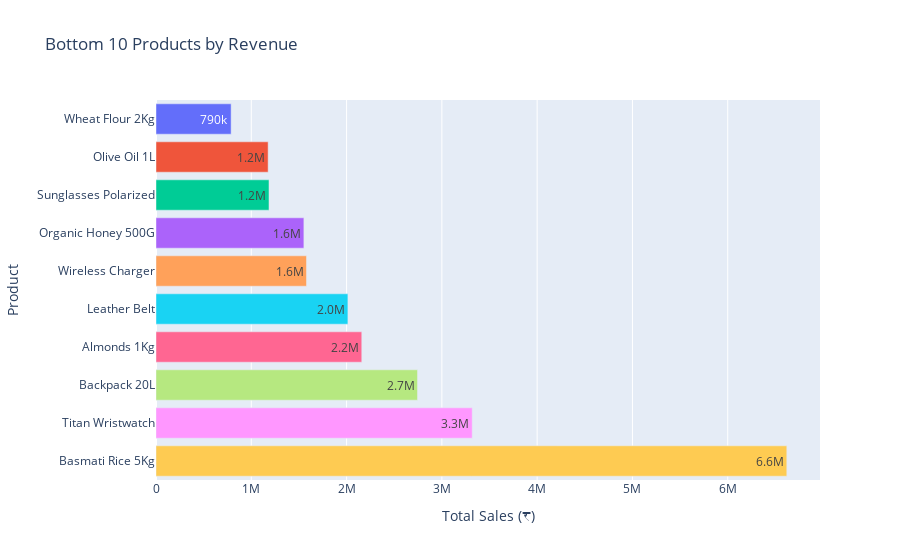

Notebook source saved alongside this figure:
### Markdown cell above
Accessories are lowest Performing Category by Total Sales

### Code cell
low_products = (
    df.groupby('ProductName')['TotalAmount']
      .sum()
      .sort_values(ascending=True)
      .head(10)
      .reset_index()
)

fig = px.bar(
    low_products,
    x='TotalAmount',
    y='ProductName',
    orientation='h',
    text_auto='.2s',
    title='Bottom 10 Products by Revenue',
    color='ProductName'
)
fig.update_layout(xaxis_title='Total Sales (₹)', yaxis_title='Product', showlegend=False)
fig.show()

### Figure 1 — Plotly figure (JSON) as saved in the notebook; plotly's stock layout.template omitted (floating-point values rounded to 4 significant figures)
{"data": [{"hovertemplate": "ProductName=%{y}<br>TotalAmount=%{x}<extra></extra>", "legendgroup": "Wheat Flour 2Kg", "marker": {"color": "#636efa", "pattern": {"shape": ""}}, "name": "Wheat Flour 2Kg", "orientation": "h", "showlegend": true, "textposition": "auto", "texttemplate": "%{x:.2s}", "type": "bar", "x": [788400.0], "xaxis": "x", "y": ["Wheat Flour 2Kg"], "yaxis": "y"}, {"hovertemplate": "ProductName=%{y}<br>TotalAmount=%{x}<extra></extra>", "legendgroup": "Olive Oil 1L", "marker": {"color": "#EF553B", "pattern": {"shape": ""}}, "name": "Olive Oil 1L", "orientation": "h", "showlegend": true, "textposition": "auto", "texttemplate": "%{x:.2s}", "type": "bar", "x": [1177000.0], "xaxis": "x", "y": ["Olive Oil 1L"], "yaxis": "y"}, {"hovertemplate": "ProductName=%{y}<br>TotalAmount=%{x}<extra></extra>", "legendgroup": "Sunglasses Polarized", "marker": {"color": "#00cc96", "pattern": {"shape": ""}}, "name": "Sunglasses Polarized", "orientation": "h", "showlegend": true, "textposition": "auto", "texttemplate": "%{x:.2s}", "type": "bar", "x": [1186000.0], "xaxis": "x", "y": ["Sunglasses Polarized"], "yaxis": "y"}, {"hovertemplate": "ProductName=%{y}<br>TotalAmount=%{x}<extra></extra>", "legendgroup": "Organic Honey 500G", "marker": {"color": "#ab63fa", "pattern": {"shape": ""}}, "name": "Organic Honey 500G", "orientation": "h", "showlegend": true, "textposition": "auto", "texttemplate": "%{x:.2s}", "type": "bar", "x": [1552000.0], "xaxis": "x", "y": ["Organic Honey 500G"], "yaxis": "y"}, {"hovertemplate": "ProductName=%{y}<br>TotalAmount=%{x}<extra></extra>", "legendgroup": "Wireless Charger", "marker": {"color": "#FFA15A", "pattern": {"shape": ""}}, "name": "Wireless Charger", "orientation": "h", "showlegend": true, "textposition": "auto", "texttemplate": "%{x:.2s}", "type": "bar", "x": [1579000.0], "xaxis": "x", "y": ["Wireless Charger"], "yaxis": "y"}, {"hovertemplate": "ProductName=%{y}<br>TotalAmount=%{x}<extra></extra>", "legendgroup": "Leather Belt", "marker": {"color": "#19d3f3", "pattern": {"shape": ""}}, "name": "Leather Belt", "orientation": "h", "showlegend": true, "textposition": "auto", "texttemplate": "%{x:.2s}", "type": "bar", "x": [2014000.0], "xaxis": "x", "y": ["Leather Belt"], "yaxis": "y"}, {"hovertemplate": "ProductName=%{y}<br>TotalAmount=%{x}<extra></extra>", "legendgroup": "Almonds 1Kg", "marker": {"color": "#FF6692", "pattern": {"shape": ""}}, "name": "Almonds 1Kg", "orientation": "h", "showlegend": true, "textposition": "auto", "texttemplate": "%{x:.2s}", "type": "bar", "x": [2159000.0], "xaxis": "x", "y": ["Almonds 1Kg"], "yaxis": "y"}, {"hovertemplate": "ProductName=%{y}<br>TotalAmount=%{x}<extra></extra>", "legendgroup": "Backpack 20L", "marker": {"color": "#B6E880", "pattern": {"shape": ""}}, "name": "Backpack 20L", "orientation": "h", "showlegend": true, "textposition": "auto", "texttemplate": "%{x:.2s}", "type": "bar", "x": [2745000.0], "xaxis": "x", "y": ["Backpack 20L"], "yaxis": "y"}, {"hovertemplate": "ProductName=%{y}<br>TotalAmount=%{x}<extra></extra>", "legendgroup": "Titan Wristwatch", "marker": {"color": "#FF97FF", "pattern": {"shape": ""}}, "name": "Titan Wristwatch", "orientation": "h", "showlegend": true, "textposition": "auto", "texttemplate": "%{x:.2s}", "type": "bar", "x": [3319000.0], "xaxis": "x", "y": ["Titan Wristwatch"], "yaxis": "y"}, {"hovertemplate": "ProductName=%{y}<br>TotalAmount=%{x}<extra></extra>", "legendgroup": "Basmati Rice 5Kg", "marker": {"color": "#FECB52", "pattern": {"shape": ""}}, "name": "Basmati Rice 5Kg", "orientation": "h", "showlegend": true, "textposition": "auto", "texttemplate": "%{x:.2s}", "type": "bar", "x": [6620000.0], "xaxis": "x", "y": ["Basmati Rice 5Kg"], "yaxis": "y"}], "layout": {"barmode": "relative", "legend": {"title": {"text": "ProductName"}, "tracegroupgap": 0}, "showlegend": false, "title": {"text": "Bottom 10 Products by Revenue"}, "xaxis": {"anchor": "y", "domain": [0, 1], "title": {"text": "Total Sales (₹)"}}, "yaxis": {"anchor": "x", "categoryarray": ["Basmati Rice 5Kg", "Titan Wristwatch", "Backpack 20L", "Almonds 1Kg", "Leather Belt", "Wireless Charger", "Organic Honey 500G", "Sunglasses Polarized", "Olive Oil 1L", "Wheat Flour 2Kg"], "categoryorder": "array", "domain": [0, 1], "title": {"text": "Product"}}}}
